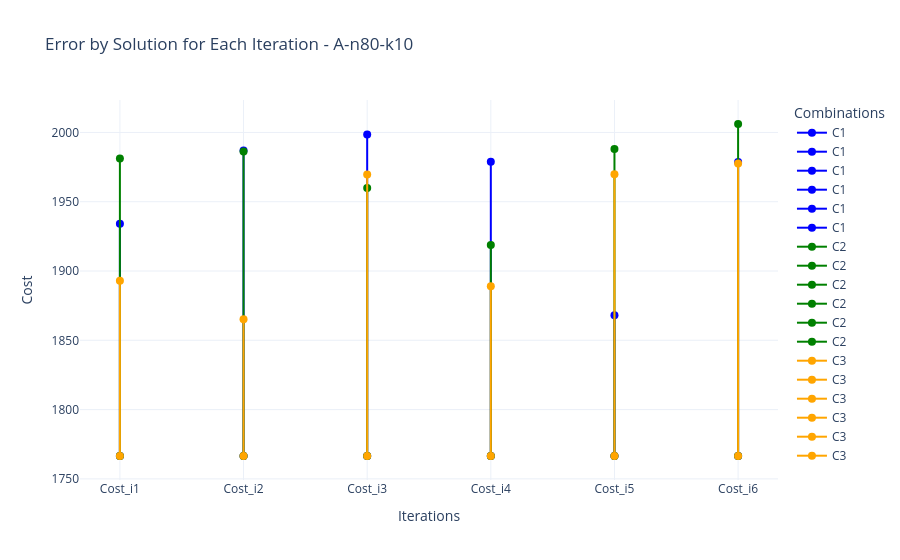
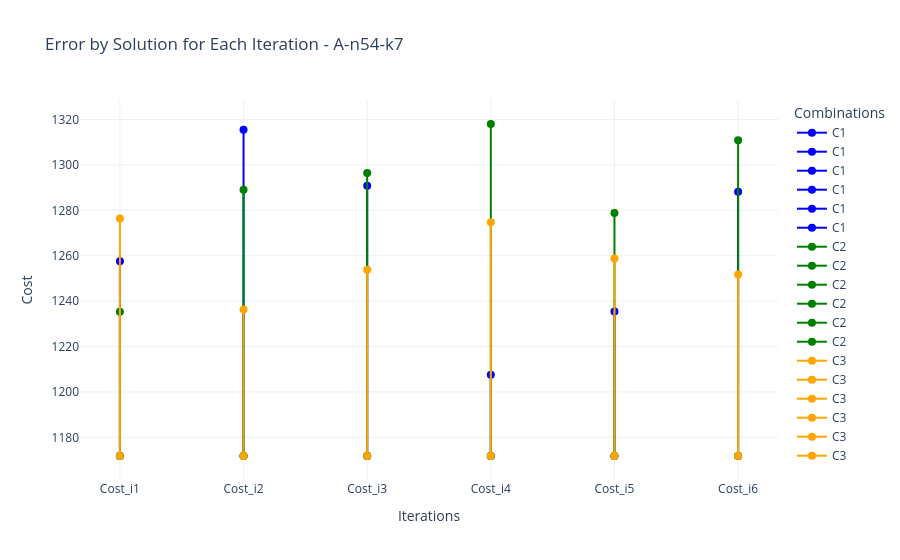

Notebook code for these charts, in order:
### Code cell
import plotly.graph_objects as go
import os

# Create a directory to save the plots
output_dir = 'plotly_error_plots'
if not os.path.exists(output_dir):
    os.makedirs(output_dir)

def plot_error_by_iteration_plotly(df):
    instances = df['Nombre de la Instancia VRP'].unique()
    for instance in instances:
        subset = df[df['Nombre de la Instancia VRP'] == instance]
        solution = float(subset['Solucion'].values[0])
        fig = go.Figure()

        colors = ['blue', 'green', 'orange']  # Colors for different combinations
        color_index = 0

        for combination in subset['Combinacion'].unique():
            comb_data = subset[subset['Combinacion'] == combination]
            iteration_labels = ['Cost_i1', 'Cost_i2', 'Cost_i3', 'Cost_i4', 'Cost_i5', 'Cost_i6']
            color = colors[color_index % len(colors)]
            color_index += 1

            for index, row in comb_data.iterrows():
                iteration_costs = row[iteration_labels].values
                best_cost = row['Best Cost']
                errors = abs(iteration_costs - solution)

                for i, cost in enumerate(iteration_costs):
                    fig.add_trace(go.Scatter(
                        x=[iteration_labels[i], iteration_labels[i]],
                        y=[cost, solution],
                        mode='lines+markers',
                        line=dict(color=color, width=2),
                        marker=dict(color=color, size=8),
                        name=f"{combination}"
                    ))

        fig.update_layout(
            title=f'Error by Solution for Each Iteration - {instance}',
            xaxis_title='Iterations',
            yaxis_title='Cost',
            legend_title='Combinations',
            template='plotly_white'
        )

        fig.write_image(os.path.join(output_dir, f'errorplot_{instance}.png'))
        fig.show()

# Call the function with the DataFrame to save the plots
plot_error_by_iteration_plotly(df)

### Figure 1 — Plotly figure (JSON) as saved in the notebook; plotly's stock layout.template omitted (floating-point values rounded to 4 significant figures)
{"data": [{"line": {"color": "blue", "width": 2}, "marker": {"color": "blue", "size": 8}, "mode": "lines+markers", "name": "C1", "type": "scatter", "x": ["Cost_i1", "Cost_i1"], "y": [1934.0, 1766.0]}, {"line": {"color": "blue", "width": 2}, "marker": {"color": "blue", "size": 8}, "mode": "lines+markers", "name": "C1", "type": "scatter", "x": ["Cost_i2", "Cost_i2"], "y": [1987.0, 1766.0]}, {"line": {"color": "blue", "width": 2}, "marker": {"color": "blue", "size": 8}, "mode": "lines+markers", "name": "C1", "type": "scatter", "x": ["Cost_i3", "Cost_i3"], "y": [1998.0, 1766.0]}, {"line": {"color": "blue", "width": 2}, "marker": {"color": "blue", "size": 8}, "mode": "lines+markers", "name": "C1", "type": "scatter", "x": ["Cost_i4", "Cost_i4"], "y": [1979.0, 1766.0]}, {"line": {"color": "blue", "width": 2}, "marker": {"color": "blue", "size": 8}, "mode": "lines+markers", "name": "C1", "type": "scatter", "x": ["Cost_i5", "Cost_i5"], "y": [1868.0, 1766.0]}, {"line": {"color": "blue", "width": 2}, "marker": {"color": "blue", "size": 8}, "mode": "lines+markers", "name": "C1", "type": "scatter", "x": ["Cost_i6", "Cost_i6"], "y": [1979.0, 1766.0]}, {"line": {"color": "green", "width": 2}, "marker": {"color": "green", "size": 8}, "mode": "lines+markers", "name": "C2", "type": "scatter", "x": ["Cost_i1", "Cost_i1"], "y": [1981.0, 1766.0]}, {"line": {"color": "green", "width": 2}, "marker": {"color": "green", "size": 8}, "mode": "lines+markers", "name": "C2", "type": "scatter", "x": ["Cost_i2", "Cost_i2"], "y": [1986.0, 1766.0]}, {"line": {"color": "green", "width": 2}, "marker": {"color": "green", "size": 8}, "mode": "lines+markers", "name": "C2", "type": "scatter", "x": ["Cost_i3", "Cost_i3"], "y": [1960.0, 1766.0]}, {"line": {"color": "green", "width": 2}, "marker": {"color": "green", "size": 8}, "mode": "lines+markers", "name": "C2", "type": "scatter", "x": ["Cost_i4", "Cost_i4"], "y": [1919.0, 1766.0]}, {"line": {"color": "green", "width": 2}, "marker": {"color": "green", "size": 8}, "mode": "lines+markers", "name": "C2", "type": "scatter", "x": ["Cost_i5", "Cost_i5"], "y": [1988.0, 1766.0]}, {"line": {"color": "green", "width": 2}, "marker": {"color": "green", "size": 8}, "mode": "lines+markers", "name": "C2", "type": "scatter", "x": ["Cost_i6", "Cost_i6"], "y": [2006.0, 1766.0]}, {"line": {"color": "orange", "width": 2}, "marker": {"color": "orange", "size": 8}, "mode": "lines+markers", "name": "C3", "type": "scatter", "x": ["Cost_i1", "Cost_i1"], "y": [1893.0, 1766.0]}, {"line": {"color": "orange", "width": 2}, "marker": {"color": "orange", "size": 8}, "mode": "lines+markers", "name": "C3", "type": "scatter", "x": ["Cost_i2", "Cost_i2"], "y": [1865.0, 1766.0]}, {"line": {"color": "orange", "width": 2}, "marker": {"color": "orange", "size": 8}, "mode": "lines+markers", "name": "C3", "type": "scatter", "x": ["Cost_i3", "Cost_i3"], "y": [1970.0, 1766.0]}, {"line": {"color": "orange", "width": 2}, "marker": {"color": "orange", "size": 8}, "mode": "lines+markers", "name": "C3", "type": "scatter", "x": ["Cost_i4", "Cost_i4"], "y": [1889.0, 1766.0]}, {"line": {"color": "orange", "width": 2}, "marker": {"color": "orange", "size": 8}, "mode": "lines+markers", "name": "C3", "type": "scatter", "x": ["Cost_i5", "Cost_i5"], "y": [1970.0, 1766.0]}, {"line": {"color": "orange", "width": 2}, "marker": {"color": "orange", "size": 8}, "mode": "lines+markers", "name": "C3", "type": "scatter", "x": ["Cost_i6", "Cost_i6"], "y": [1978.0, 1766.0]}], "layout": {"legend": {"title": {"text": "Combinations"}}, "title": {"text": "Error by Solution for Each Iteration - A-n80-k10"}, "xaxis": {"title": {"text": "Iterations"}}, "yaxis": {"title": {"text": "Cost"}}}}

### Figure 2 — Plotly figure (JSON) as saved in the notebook; plotly's stock layout.template omitted (floating-point values rounded to 4 significant figures)
{"data": [{"line": {"color": "blue", "width": 2}, "marker": {"color": "blue", "size": 8}, "mode": "lines+markers", "name": "C1", "type": "scatter", "x": ["Cost_i1", "Cost_i1"], "y": [1258.0, 1172.0]}, {"line": {"color": "blue", "width": 2}, "marker": {"color": "blue", "size": 8}, "mode": "lines+markers", "name": "C1", "type": "scatter", "x": ["Cost_i2", "Cost_i2"], "y": [1315.0, 1172.0]}, {"line": {"color": "blue", "width": 2}, "marker": {"color": "blue", "size": 8}, "mode": "lines+markers", "name": "C1", "type": "scatter", "x": ["Cost_i3", "Cost_i3"], "y": [1291.0, 1172.0]}, {"line": {"color": "blue", "width": 2}, "marker": {"color": "blue", "size": 8}, "mode": "lines+markers", "name": "C1", "type": "scatter", "x": ["Cost_i4", "Cost_i4"], "y": [1208.0, 1172.0]}, {"line": {"color": "blue", "width": 2}, "marker": {"color": "blue", "size": 8}, "mode": "lines+markers", "name": "C1", "type": "scatter", "x": ["Cost_i5", "Cost_i5"], "y": [1235.0, 1172.0]}, {"line": {"color": "blue", "width": 2}, "marker": {"color": "blue", "size": 8}, "mode": "lines+markers", "name": "C1", "type": "scatter", "x": ["Cost_i6", "Cost_i6"], "y": [1288.0, 1172.0]}, {"line": {"color": "green", "width": 2}, "marker": {"color": "green", "size": 8}, "mode": "lines+markers", "name": "C2", "type": "scatter", "x": ["Cost_i1", "Cost_i1"], "y": [1235.0, 1172.0]}, {"line": {"color": "green", "width": 2}, "marker": {"color": "green", "size": 8}, "mode": "lines+markers", "name": "C2", "type": "scatter", "x": ["Cost_i2", "Cost_i2"], "y": [1289.0, 1172.0]}, {"line": {"color": "green", "width": 2}, "marker": {"color": "green", "size": 8}, "mode": "lines+markers", "name": "C2", "type": "scatter", "x": ["Cost_i3", "Cost_i3"], "y": [1296.0, 1172.0]}, {"line": {"color": "green", "width": 2}, "marker": {"color": "green", "size": 8}, "mode": "lines+markers", "name": "C2", "type": "scatter", "x": ["Cost_i4", "Cost_i4"], "y": [1318.0, 1172.0]}, {"line": {"color": "green", "width": 2}, "marker": {"color": "green", "size": 8}, "mode": "lines+markers", "name": "C2", "type": "scatter", "x": ["Cost_i5", "Cost_i5"], "y": [1279.0, 1172.0]}, {"line": {"color": "green", "width": 2}, "marker": {"color": "green", "size": 8}, "mode": "lines+markers", "name": "C2", "type": "scatter", "x": ["Cost_i6", "Cost_i6"], "y": [1311.0, 1172.0]}, {"line": {"color": "orange", "width": 2}, "marker": {"color": "orange", "size": 8}, "mode": "lines+markers", "name": "C3", "type": "scatter", "x": ["Cost_i1", "Cost_i1"], "y": [1276.0, 1172.0]}, {"line": {"color": "orange", "width": 2}, "marker": {"color": "orange", "size": 8}, "mode": "lines+markers", "name": "C3", "type": "scatter", "x": ["Cost_i2", "Cost_i2"], "y": [1236.0, 1172.0]}, {"line": {"color": "orange", "width": 2}, "marker": {"color": "orange", "size": 8}, "mode": "lines+markers", "name": "C3", "type": "scatter", "x": ["Cost_i3", "Cost_i3"], "y": [1254.0, 1172.0]}, {"line": {"color": "orange", "width": 2}, "marker": {"color": "orange", "size": 8}, "mode": "lines+markers", "name": "C3", "type": "scatter", "x": ["Cost_i4", "Cost_i4"], "y": [1275.0, 1172.0]}, {"line": {"color": "orange", "width": 2}, "marker": {"color": "orange", "size": 8}, "mode": "lines+markers", "name": "C3", "type": "scatter", "x": ["Cost_i5", "Cost_i5"], "y": [1259.0, 1172.0]}, {"line": {"color": "orange", "width": 2}, "marker": {"color": "orange", "size": 8}, "mode": "lines+markers", "name": "C3", "type": "scatter", "x": ["Cost_i6", "Cost_i6"], "y": [1252.0, 1172.0]}], "layout": {"legend": {"title": {"text": "Combinations"}}, "title": {"text": "Error by Solution for Each Iteration - A-n54-k7"}, "xaxis": {"title": {"text": "Iterations"}}, "yaxis": {"title": {"text": "Cost"}}}}
